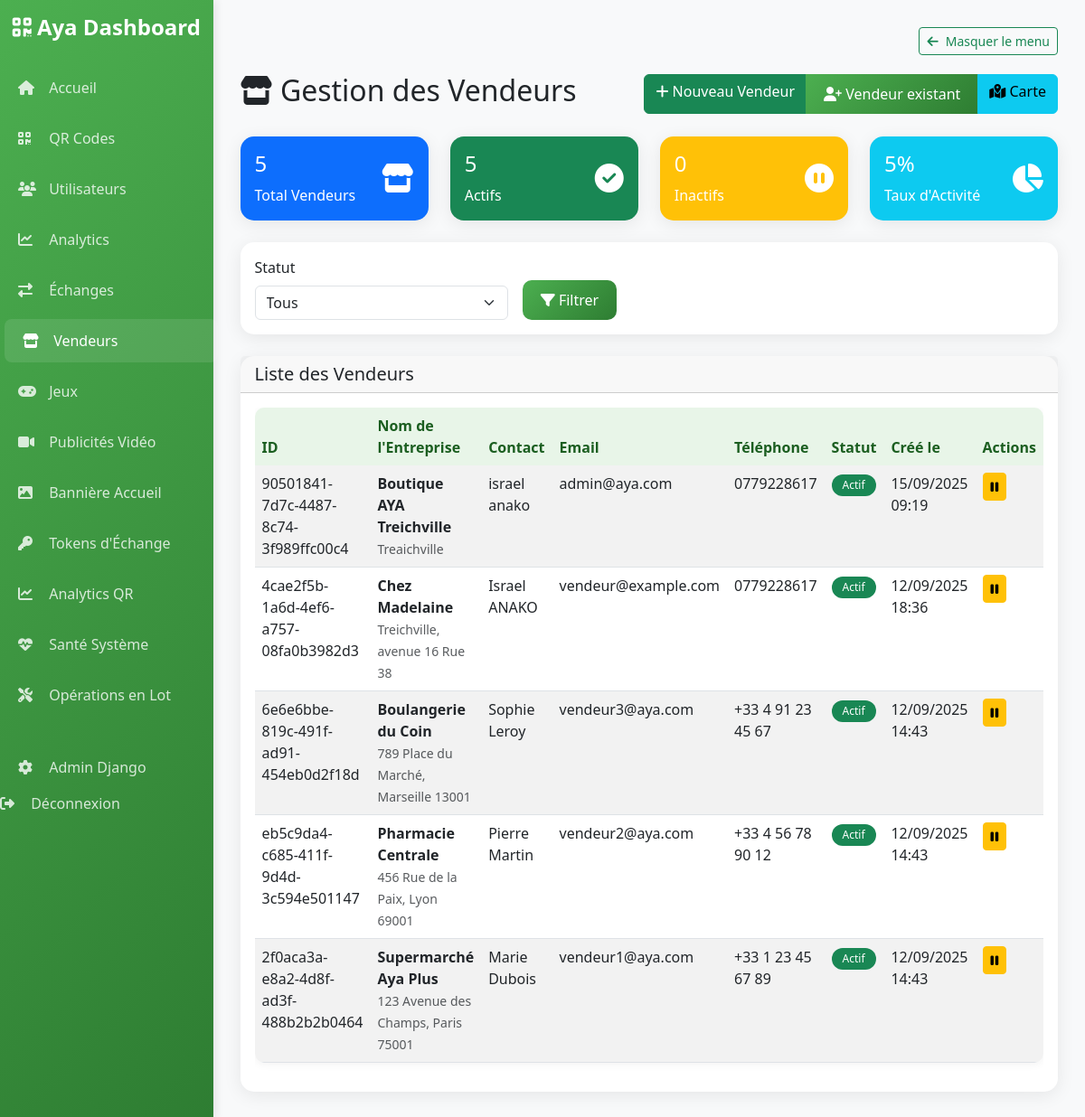
The page /dashboard/vendors/ (signed in) on the database its author committed.
### authentication/models.py (models this page shows, shortened)
class Vendor(models.Model):
    STATUS_CHOICES = [
        ('active', 'Actif'),
        ('inactive', 'Inactif'),
        ('suspended', 'Suspendu'),
    ]
    id = models.UUIDField(primary_key=True, default=uuid.uuid4, editable=False)
    user = models.OneToOneField(User, on_delete=models.CASCADE, related_name='vendor_profile')
    vendor_code = models.CharField(max_length=20, unique=True)
    business_name = models.CharField(max_length=200)
    business_address = models.TextField()
    phone_number = models.CharField(max_length=20)
    status = models.CharField(max_length=20, choices=STATUS_CHOICES, default='active')
    latitude = models.DecimalField(max_digits=10, decimal_places=7, null=True, blank=True, help_text="Latitude GPS")
    longitude = models.DecimalField(max_digits=10, decimal_places=7, null=True, blank=True, help_text="Longitude GPS")
    city = models.CharField(max_length=100, blank=True, help_text="Ville")
    region = models.CharField(max_length=100, blank=True, help_text="Région")
    country = models.CharField(max_length=100, default="Côte d'Ivoire", help_text="Pays")
    created_at = models.DateTimeField(auto_now_add=True)
    updated_at = models.DateTimeField(auto_now=True)
    created_by = models.ForeignKey(User, on_delete=models.SET_NULL, null=True, blank=True, related_name='created_vendors')
    class Meta:
        db_table = 'vendors'
        verbose_name = 'Vendor'
        verbose_name_plural = 'Vendors'
        ordering = ['-created_at']
    @property
    def full_name(self):
        return f"{self.user.first_name} {self.user.last_name}".strip() or self.user.email

class User(AbstractUser):
    id = models.UUIDField(primary_key=True, default=uuid.uuid4, editable=False)
    email = models.EmailField(unique=True)
    first_name = models.CharField(max_length=30)
    last_name = models.CharField(max_length=30)
    available_points = models.IntegerField(default=0)
    exchanged_points = models.IntegerField(default=0)
    collected_qr_codes = models.IntegerField(default=0)
    personal_qr_code = models.CharField(max_length=100, unique=True, blank=True)
    created_at = models.DateTimeField(auto_now_add=True)
    last_login_at = models.DateTimeField(null=True, blank=True)
    USERNAME_FIELD = 'email'
    REQUIRED_FIELDS = ['first_name', 'last_name']
    objects = UserManager()
    class Meta:
        db_table = 'auth_user'
        verbose_name = 'User'
        verbose_name_plural = 'Users'

### dashboard/views.py (the view)
# urls.py: path('vendors/', views.vendors_management, name='vendors'),
@login_required
@user_passes_test(is_admin)
def vendors_management(request):
    status_filter = request.GET.get('status', 'all')
    vendors = Vendor.objects.select_related('user').all()
    if status_filter == 'active':
        vendors = vendors.filter(status='active')
    elif status_filter == 'inactive':
        vendors = vendors.filter(status='inactive')
    total_vendors = Vendor.objects.count()
    active_vendors = Vendor.objects.filter(status='active').count()
    inactive_vendors = Vendor.objects.filter(status='inactive').count()
    paginator = Paginator(vendors, 20)
    page_number = request.GET.get('page')
    page_obj = paginator.get_page(page_number)
    context = {
        'page_obj': page_obj,
        'status_filter': status_filter,
        'total_vendors': total_vendors,
        'active_vendors': active_vendors,
        'inactive_vendors': inactive_vendors,
    }
    return render(request, 'dashboard/vendors.html', context)

### dashboard/templates/dashboard/vendors.html (shortened to what this page needs)
{% extends 'dashboard/base.html' %}
{% load static %}
{% block content %}
<div class="d-flex justify-content-between align-items-center mb-4">
    <h2><i class="fas fa-store"></i> Gestion des Vendeurs</h2>
    <div class="btn-group">
        <a href="{% url 'dashboard:create_vendor' %}" class="btn btn-success">
            <i class="fas fa-plus"></i> Nouveau Vendeur
        </a>
        <a href="{% url 'dashboard:create_vendor_from_existing' %}" class="btn btn-primary">
            <i class="fas fa-user-plus"></i> Vendeur existant
        </a>
        <a href="{% url 'dashboard:vendors_map' %}" class="btn btn-info">
            <i class="fas fa-map-marked-alt"></i> Carte
        </a>
    </div>
</div>
<div class="row mb-4">
    <div class="col-md-3">
        <div class="card bg-primary text-white">
            <div class="card-body">
                <div class="d-flex justify-content-between">
                    <div>
                        <h4>{{ total_vendors }}</h4>
                        <p class="mb-0">Total Vendeurs</p>
                    </div>
                    <div class="align-self-center">
                        <i class="fas fa-store fa-2x"></i>
                    </div>
                </div>
            </div>
        </div>
    </div>
    <div class="col-md-3">
        <div class="card bg-success text-white">
            <div class="card-body">
                <div class="d-flex justify-content-between">
                    <div>
                        <h4>{{ active_vendors }}</h4>
                        <p class="mb-0">Actifs</p>
                    </div>
                    <div class="align-self-center">
                        <i class="fas fa-check-circle fa-2x"></i>
                    </div>
                </div>
            </div>
        </div>
    </div>
    <div class="col-md-3">
        <div class="card bg-warning text-white">
            <div class="card-body">
                <div class="d-flex justify-content-between">
                    <div>
                        <h4>{{ inactive_vendors }}</h4>
                        <p class="mb-0">Inactifs</p>
                    </div>
                    <div class="align-self-center">
                        <i class="fas fa-pause-circle fa-2x"></i>
                    </div>
                </div>
            </div>
        </div>
    </div>
    <div class="col-md-3">
        <div class="card bg-info text-white">
            <div class="card-body">
                <div class="d-flex justify-content-between">
                    <div>
                        <h4>{{ active_vendors|floatformat:0 }}{% if total_vendors > 0 %}%{% endif %}</h4>
                        <p class="mb-0">Taux d'Activité</p>
                    </div>
                    <div class="align-self-center">
                        <i class="fas fa-chart-pie fa-2x"></i>
                    </div>
                </div>
            </div>
        </div>
    </div>
</div>
<div class="card mb-4">
    <div class="card-body">
        <form method="GET" class="row g-3">
            <div class="col-md-4">
                <label for="status" class="form-label">Statut</label>
                <select name="status" id="status" class="form-select">
                    <option value="all" {% if status_filter == 'all' %}selected{% endif %}>Tous</option>
                </select>
            </div>
            <div class="col-md-4 d-flex align-items-end">
                <button type="submit" class="btn btn-primary">
                    <i class="fas fa-filter"></i> Filtrer
                </button>
            </div>
        </form>
    </div>
</div>
<div class="card">
    <div class="card-header">
        <h5 class="mb-0">Liste des Vendeurs</h5>
    </div>
    <div class="card-body">
        {% if page_obj %}
        <div class="table-responsive">
            <table class="table table-striped">
                <thead>
                    <tr>
                        <th>ID</th>
                        <th>Nom de l'Entreprise</th>
                        <th>Contact</th>
                        <th>Email</th>
                        <th>Téléphone</th>
                        <th>Statut</th>
                        <th>Créé le</th>
                        <th>Actions</th>
                    </tr>
                </thead>
                <tbody>
                    {% for vendor in page_obj %}
                    <tr>
                        <td>{{ vendor.id }}</td>
                        <td>
                            <strong>{{ vendor.business_name }}</strong>
                            <br>
                            <small class="text-muted">{{ vendor.business_address }}</small>
                        </td>
                        <td>{{ vendor.full_name }}</td>
                        <td>{{ vendor.user.email }}</td>
                        <td>{{ vendor.phone_number }}</td>
                        <td>
                            {% if vendor.status == 'active' %}
                                <span class="badge bg-success">Actif</span>
                            {% else %}
                                <span class="badge bg-warning">Inactif</span>
                            {% endif %}
                        </td>
                        <td>{{ vendor.created_at|date:"d/m/Y H:i" }}</td>
                        <td>
                            <div class="btn-group" role="group">
                                {% if vendor.status == 'active' %}
                                    <form method="POST" action="{% url 'dashboard:update_vendor_status' vendor.id %}" style="display: inline;">
                                        <button type="submit" class="btn btn-warning btn-sm"
                                                onclick="return confirm('Désactiver ce vendeur ?')">
                                            <i class="fas fa-pause"></i>
                                        </button>
                                    </form>
                                {% endif %}
                            </div>
                        </td>
                    </tr>
                    {% endfor %}
                </tbody>
            </table>
        </div>
        {% endif %}
    </div>
</div>
{% endblock %}

### dashboard/templates/dashboard/base.html (shortened to what this page needs)
<!DOCTYPE html>
<html lang="fr">
<head>
    <link href="https://cdn.jsdelivr.net/npm/bootstrap@5.3.0/dist/css/bootstrap.min.css" rel="stylesheet">
    <link href="https://cdnjs.cloudflare.com/ajax/libs/font-awesome/6.4.0/css/all.min.css" rel="stylesheet">
</head>
<body>
    <div class="dashboard-shell">
        <nav id="sidebarNav" class="sidebar">
            <div class="position-sticky pt-3">
                <div class="text-center mb-4">
                    <h4 class="navbar-brand">
                        <i class="fas fa-qrcode"></i> Aya Dashboard
                    </h4>
                </div>
                <ul class="nav flex-column">
                    <li class="nav-item">
                        <a class="nav-link {% if request.resolver_match.url_name == 'home' %}active{% endif %}"
                           href="{% url 'dashboard:home' %}">
                            <i class="fas fa-home"></i> Accueil
                        </a>
                    </li>
                    <li class="nav-item">
                        <a class="nav-link {% if request.resolver_match.url_name == 'qr_codes' %}active{% endif %}"
                           href="{% url 'dashboard:qr_codes' %}">
                            <i class="fas fa-qrcode"></i> QR Codes
                        </a>
                    </li>
                    <li class="nav-item">
                        <a class="nav-link {% if request.resolver_match.url_name == 'users' %}active{% endif %}"
                           href="{% url 'dashboard:users' %}">
                            <i class="fas fa-users"></i> Utilisateurs
                        </a>
                    </li>
                    <li class="nav-item">
                        <a class="nav-link {% if request.resolver_match.url_name == 'analytics' %}active{% endif %}"
                           href="{% url 'dashboard:analytics' %}">
                            <i class="fas fa-chart-line"></i> Analytics
                        </a>
                    </li>
                    <li class="nav-item">
                        <a class="nav-link {% if request.resolver_match.url_name == 'exchanges' %}active{% endif %}"
                           href="{% url 'dashboard:exchanges' %}">
                            <i class="fas fa-exchange-alt"></i> Échanges
                        </a>
                    </li>
                    <li class="nav-item">
                        <a class="nav-link {% if request.resolver_match.url_name == 'vendors' %}active{% endif %}"
                           href="{% url 'dashboard:vendors' %}">
                            <i class="fas fa-store"></i> Vendeurs
                        </a>
                    </li>
                    <li class="nav-item">
                        <a class="nav-link {% if request.resolver_match.url_name == 'games' %}active{% endif %}"
                           href="{% url 'dashboard:games' %}">
                            <i class="fas fa-gamepad"></i> Jeux
                        </a>
                    </li>
                    <li class="nav-item">
                        <a class="nav-link {% if request.resolver_match.url_name == 'advertisements' %}active{% endif %}"
                           href="{% url 'dashboard:advertisements' %}">
                            <i class="fas fa-video"></i> Publicités Vidéo
                        </a>
                    </li>
                    <li class="nav-item">
                        <a class="nav-link {% if request.resolver_match.url_name == 'home_banner' %}active{% endif %}"
                           href="{% url 'dashboard:home_banner' %}">
                            <i class="fas fa-image"></i> Bannière Accueil
                        </a>
                    </li>
                    <li class="nav-item">
                        <a class="nav-link {% if request.resolver_match.url_name == 'exchange_tokens' %}active{% endif %}"
                           href="{% url 'dashboard:exchange_tokens' %}">
                            <i class="fas fa-key"></i> Tokens d'Échange
                        </a>
                    </li>
                    <li class="nav-item">
                        <a class="nav-link {% if request.resolver_match.url_name == 'qr_codes_analytics' %}active{% endif %}"
                           href="{% url 'dashboard:qr_codes_analytics' %}">
                            <i class="fas fa-chart-line"></i> Analytics QR
                        </a>
                    </li>
                    <li class="nav-item">
                        <a class="nav-link {% if request.resolver_match.url_name == 'system_health' %}active{% endif %}"
                           href="{% url 'dashboard:system_health' %}">
                            <i class="fas fa-heartbeat"></i> Santé Système
                        </a>
                    </li>
                    <li class="nav-item">
                        <a class="nav-link {% if request.resolver_match.url_name == 'bulk_operations' %}active{% endif %}"
                           href="{% url 'dashboard:bulk_operations' %}">
                            <i class="fas fa-tools"></i> Opérations en Lot
                        </a>
                    </li>
                    <li class="nav-item mt-4">
                        <a class="nav-link" href="/admin/">
                            <i class="fas fa-cog"></i> Admin Django
                        </a>
                    </li>
                    <li class="nav-item">
                        <form method="post" action="{% url 'logout' %}" class="m-0 p-0">
                            <button type="submit" class="nav-link btn btn-link p-0 m-0"
                                    style="width: 100%; text-align: left; background: none; border: 0; text-decoration: none;">
                                <i class="fas fa-sign-out-alt"></i> Déconnexion
                            </button>
                        </form>
                    </li>
                </ul>
            </div>
        </nav>
        <main id="mainContent" class="main-content">
            <div class="main-toolbar">
                <button id="sidebarToggle" class="btn btn-outline-success btn-sm sidebar-toggle">
                    <i class="fas fa-arrow-left"></i>
                    <span class="btn-label">Masquer le menu</span>
                </button>
            </div>
            {% block content %}{% endblock %}
        </main>
    </div>
</body>
</html>

### rows shown on the page
Vendor: id "90501841-7d7c-4487-8c74-3f989ffc00c4", business_name "Boutique AYA Treichville", business_address "Treaichville", full_name "israel anako", user.email "admin@aya.com", phone_number "0779228617", status "Actif", created_at "15/09/2025 09:19"
Vendor: id "4cae2f5b-1a6d-4ef6-a757-08fa0b3982d3", business_name "Chez Madelaine", business_address "Treichville, avenue 16 Rue 38", full_name "Israel ANAKO", user.email "vendeur@example.com", phone_number "0779228617", status "Actif", created_at "12/09/2025 18:36"
Vendor: id "6e6e6bbe-819c-491f-ad91-454eb0d2f18d", business_name "Boulangerie du Coin", business_address "789 Place du Marché, Marseille 13001", full_name "Sophie Leroy", user.email "vendeur3@aya.com", phone_number "+33 4 91 23 45 67", status "Actif", created_at "12/09/2025 14:43"
Vendor: id "eb5c9da4-c685-411f-9d4d-3c594e501147", business_name "Pharmacie Centrale", business_address "456 Rue de la Paix, Lyon 69001", full_name "Pierre Martin", user.email "vendeur2@aya.com", phone_number "+33 4 56 78 90 12", status "Actif", created_at "12/09/2025 14:43"
Vendor: id "2f0aca3a-e8a2-4d8f-ad3f-488b2b2b0464", business_name "Supermarché Aya Plus", business_address "123 Avenue des Champs, Paris 75001", full_name "Marie Dubois", user.email "vendeur1@aya.com", phone_number "+33 1 23 45 67 89", status "Actif", created_at "12/09/2025 14:43"

### other values the page prints
{{ total_vendors }} "5"
{{ active_vendors }} "5"
{{ inactive_vendors }} "0"
{{ active_vendors|floatformat:0 }} "5"
